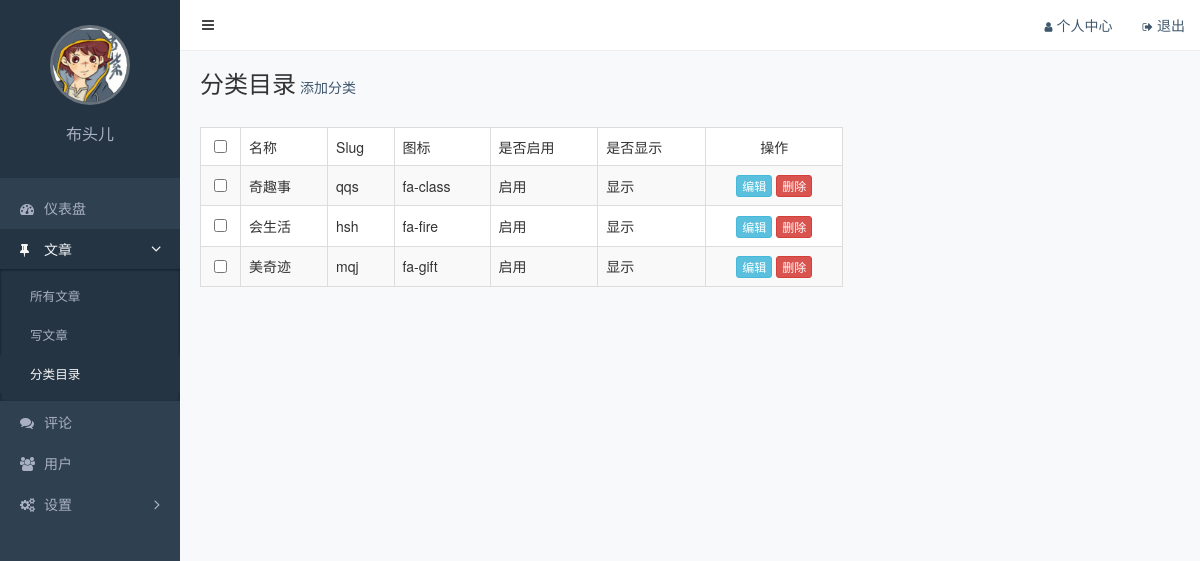
Screenshot of /admin/cate/categories.php (signed in) with the database file from the repository.
### tables this page shows
create table ali_cate(
cate_id int unsigned primary key auto_increment,
cate_name varchar(10) unique key not null,
cate_slug varchar(10) unique key not null,
cate_class varchar(10) unique key not null,
cate_status tinyint(4) not null default 1,
cate_show tinyint(4) not null default 1  
);

### admin/cate/categories.php (the view, shortened to what this page needs)
<!DOCTYPE html>
<html lang="zh-CN">
<head>
  <link rel="stylesheet" href="/assets/vendors/bootstrap/css/bootstrap.css">
  <link rel="stylesheet" href="/assets/vendors/font-awesome/css/font-awesome.css">
  <link rel="stylesheet" href="/assets/vendors/nprogress/nprogress.css">
  <link rel="stylesheet" href="/assets/css/admin.css">
</head>
<?php
   $sql = "select * from ali_cate";
   $res = mysql_query($sql);
   ?>
<body>
  <div class="main">
    <?php include "../public/nav.php" ?>
    <div class="container-fluid">
      <div class="page-title">
        <h1>分类目录</h1>
        <a href="addcate.php">添加分类</a>
      </div>
      <div class="row">
        <div class="col-md-8">
          <table class="table table-striped table-bordered table-hover">
            <thead>
              <tr>
                <th class="text-center" width="40"><input type="checkbox"></th>
                <th>名称</th>
                <th>Slug</th>
                <th>图标</th>
                <th>是否启用</th>
                <th>是否显示</th>
                <th class="text-center" >操作</th>
              </tr>
            </thead>
            <tbody>
              <?php while ($row = mysql_fetch_assoc($res)){?>
              <tr>
                <td class="text-center"><input type="checkbox"></td>
                <td><?php echo $row['cate_name'] ?></td>
                <td><?php echo $row['cate_slug'] ?></td>
                <td><?php echo $row['cate_class'] ?></td>
                <td>
                  <?php echo $row['cate_status'] == '1' ? '启用' : '禁用' ?>
                </td>
                <td>
                  <?php echo $row['cate_show'] == '1' ? '显示' : '不显示' ?>
                </td>
                <td class="text-center">
                  <a href="update.php?id=<?php echo $row['cate_id']?>;" class="btn btn-info btn-xs">编辑</a>
                  <a href="delete.php?id=<?php echo $row['cate_id']?>;" class="btn btn-danger btn-xs">删除</a>
                </td>
              </tr>
              <?php } ?>
            </tbody>
          </table>
        </div>
      </div>
    </div>
  </div>
  <div class="aside">
  </div>
</body>
</html>

### admin/public/nav.php
<nav class="navbar">
      <button class="btn btn-default navbar-btn fa fa-bars"></button>
      <ul class="nav navbar-nav navbar-right">
        <li><a href="/admin/user/profile.php"><i class="fa fa-user"></i>个人中心</a></li>
        <li><a href="/admin/login.php"><i class="fa fa-sign-out"></i>退出</a></li>
      </ul>
    </nav>

### assets/css/admin.css (style rules this page uses)
body { background-color: #f8f9fb; -webkit-font-smoothing: antialiased; -moz-osx-font-smoothing: grayscale; }
.aside { position: fixed; top: 0; left: 0; width: 180px; height: 100%; background-color: #2f4050; }
.aside .profile { padding: 25px; text-align: center; background-color: #243443; }
.aside .profile .avatar { width: 80px; height: 80px; border: 3px solid rgba(255, 255, 255, .3); border-radius: 50%; object-fit: cover; }
.aside .profile .name { color: #a9b0c2; font-size: 16px; }
.aside .nav { padding: 10px 0; }
.aside .nav li + li { margin-top: 1px; }
.aside .nav a { display: block; padding: 10px 20px; color: #a9b0c2; }
.aside .nav .active > a { color: #f6f6f6; background-color: #243443; }
.aside .nav a i:first-child { width: 14px; margin-right: 10px; font-size: 14px; line-height: 16px; }
.aside .nav .fa-angle-right { float: right; transition: transform .2s; transform: rotate(90deg); font-size: 16px; line-height: 20px; }
.aside .nav .collapsed .fa-angle-right { float: right; transform: rotate(0); }
.aside .nav a + ul { overflow: hidden; padding: 0; list-style: none; background-color: #243443; box-shadow: inset 0 1px 3px #111e29; font-size: .9em; }
.aside .nav a + ul li:first-child { margin-top: 8px; }
.aside .nav a + ul li:last-child { margin-bottom: 8px; }
.aside .nav a + ul a { padding-left: 30px; }
.main { position: relative; overflow: hidden; min-width: 844px; min-height: 100vh; padding: 70px 5px 20px 185px; }
.main .navbar { position: fixed; z-index: 10; top: 0; right: 0; left: 180px; padding: 0 15px 0 10px; border: 0; border-bottom: 1px solid #eee; border-radius: 0; background-color: #fff; }
.main .navbar .navbar-btn { padding: 10px 12px; color: #444; border: 0; }
.main .navbar i { margin-right: 4px; font-size: .8em; }
.main .container-fluid .page-title { overflow: hidden; margin-bottom: 20px; }
.main .container-fluid .page-title h1 { display: inline-block; margin: 0; font-size: 24px; font-weight: 400; }
.main .container-fluid table { background-color: #fff; }
.main .container-fluid th { border-bottom: 1px; font-weight: 400; }
.main .container-fluid td { vertical-align: middle; }

### rows the page displays
ali_cate: cate_name "奇趣事", cate_slug "qqs", cate_class "fa-class", cate_status "启用", cate_show "显示"
ali_cate: cate_name "会生活", cate_slug "hsh", cate_class "fa-fire", cate_status "启用", cate_show "显示"
ali_cate: cate_name "美奇迹", cate_slug "mqj", cate_class "fa-gift", cate_status "启用", cate_show "显示"
